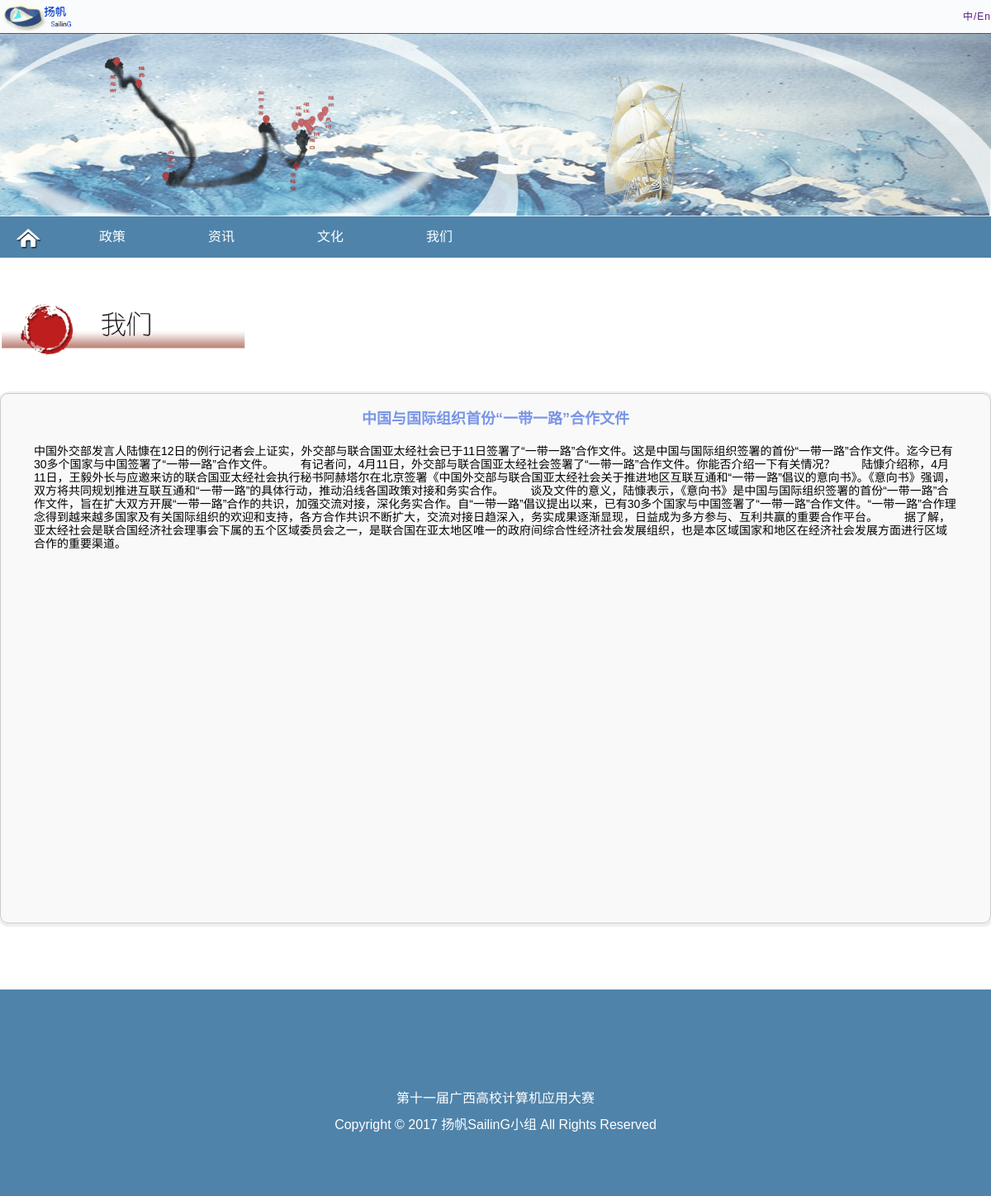
The page /article_detail/2 on the database its author committed.
### gxu/models.py (models this page shows, shortened)
class Article(models.Model):
    CATEGORY_CHOICES = [
        ('政策', '政策'),
        ('文化', '文化'),
        ('资讯', '资讯')
    ]
    headimg = models.CharField('头像', max_length=200, blank=True, null=True)
    title = models.CharField(max_length=100)  # 文章题目
    category = models.CharField(
        '类型', max_length=10, choices=CATEGORY_CHOICES, default='政策')
    introduction = models.TextField(blank=True, null=True)  # 文章摘要
    content = RichTextField()  # 文章正文

### gxu/views.py (the view)
# urls.py: url(r'^article_detail/(\d+)$', views.article_detail,
def article_detail(request, id):
    try:
        post = Article.objects.get(id=str(id))
    except Article.DoesNotExist:
        raise Http404
    return render(request, 'gxu/article_detail.html', {'post': post})

### gxu/templates/gxu/article_detail.html (shortened to what this page needs)
{% extends 'gxu/base.html' %} {% block title %} - 政策{% endblock %} {% block css %}
<link rel="stylesheet" href="/static/css/article.css">  {% endblock %} {% block main %}
<div class="detail-wrapper">
    <div class="container">
        <p class="title">
            {% if index == 'policy' %}
            <img src="/static/images/policy.png" alt=""> {% elif index == 'information' %}
            <img src="/static/images/news.png" alt=""> {% elif index == 'culture' %}
            <img src="/static/images/culture.png" alt=""> {% else %}
            <img src="/static/images/we.png" alt=""> {% endif %}
        </p>
        {% if index == 'culture' %} {% if culture == 'music' %}
        <div id="skPlayer" style="margin: 30px auto 100px;width: 600px"></div>
        <div class="content" style="width: 700px;margin: 0 auto">
            {% autoescape off %} {{post.content|safe}} {% endautoescape %}
        </div>
        {% endif %} {% if culture == 'video' %}
        <h3 style="text-align: center;">{{post.name}}</h3>
        <div class="px-video-container" id="myvid">
            <div class="px-video-img-captions-container">
                <div class="px-video-captions hide" aria-hidden="true">{{post.name}}</div>
                <video width="1000" height="500" poster="{{post.headimg}}" controls>
                    <source src="{{post.url}}" type="video/mp4" />
                    <div>
                        <a href="{{post.url}}">
                    <img src="{{post.img}}" width="640" height="360" alt="download video" />
                </a>
                    </div>
                </video>
            </div>
            <div class="px-video-controls"></div>
        </div>
        {% endif %} {% else %}
        <div class="content">
            <h2 class="content-title">{{post.title}}</h2>
            <div class="content-main">
                {% autoescape off %} {{post.content|safe}} {% endautoescape %}
            </div>
            {% endif %}
        </div>
    </div>
</div>
{% endblock %}

### gxu/static/css/base.css (style rules this page uses)
html { line-height: 1.15; -ms-text-size-adjust: 100%; -webkit-text-size-adjust: 100%; }
body { margin: 0; }
img { border-style: none; }
body { font-family: Helvetica; }
.container { width: 1200px; margin: 0 auto; padding: 0; }

### gxu/static/css/article.css (style rules this page uses)
body { background-color: #ffffff; }
.detail-wrapper { padding-top: 40px; padding-bottom: 80px; }
.detail-wrapper .title { margin-bottom: 40px; }
.detail-wrapper .title img { width: 300px; }
.detail-wrapper .content { min-height: 600px; border: 1px solid #ccc; -webkit-box-shadow: 1px 1px 1px 3px #eee; box-shadow: 1px 1px 1px 3px #eee; border-radius: 10px; padding: 20px 40px; background-color: rgba(241, 244, 242, 0.5); }
.detail-wrapper .content .content-title { text-align: center; font-size: 18px; margin: 0; margin-bottom: 20px; color: #7a95e7; }
.detail-wrapper .content .content-main { font-size: 14px; }

### rows shown on the page
Article: title "中国与国际组织首份“一带一路”合作文件", content "中国外交部发言人陆慷在12日的例行记者会上证实，外交部与联合国亚太经社会已于11日签署了“一带一路”合作文件。这是中国与国际组织签署的首份“一带一路”合作文件。迄今已有30多个国家与中国签署了“一带一路”合作文件。 有记者问，4月11日，外交部与联合国亚太经社会签署了“一带一路”合作文件。你能否介绍一下有关情况？ 陆慷介绍称，4月11日，王毅外长与应邀来访的联合国亚太经社会执行秘书阿赫塔尔在北京签署《中国外交部与联合国亚太经社会关于推进地区互联互通和“一带一路”倡议的意向书》。《意向书》强调，双方将共同规划推进互联互通和“一带一路”的具体行动，推动沿线各国政策对接和务实合作。 谈及文件的意义，陆慷表示，《意向书》是中国与国际组织签署的首份“一带一路”合作文件，旨在扩大双方开展“一带一路”合作的共识，加强交流对接，深化务实合作。自“一带一路”倡议提出以来，已有30多个国家与中国签署了“一带一路”合作文件。“一带一路”合作理念得到越来越多国家及有关国际组织的欢迎和支持，各方合作共识不断扩大，交流对接日趋深入，务实成果逐渐显现，日益成为多方参与、互利共赢的重要合作平台。 据了解，亚太经社会是联合国经济社会理事会下属的五个区域委员会之一，是联合国在亚太地区唯一的政府间综合性经济社会发展组织，也是本区域国家和地区在经济社会发展方面进行区域合作的重要渠道。"
